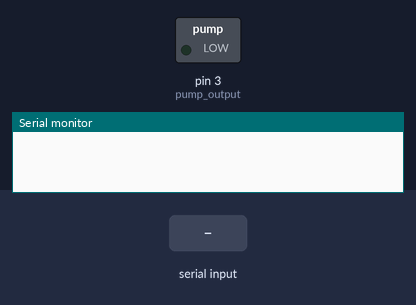
Recording of a sketch running on a simulated Arduino Uno, built with avr-gcc and run on an emulated ATmega328P. On the bench: switched loads named in the sketch (green lamp = pin HIGH), the last lines printed to the serial monitor. The test bench sets the inputs (shaded band).

Above: at 1.2 s.
1.3 s: "1" received over Serial
At 2.4 s:
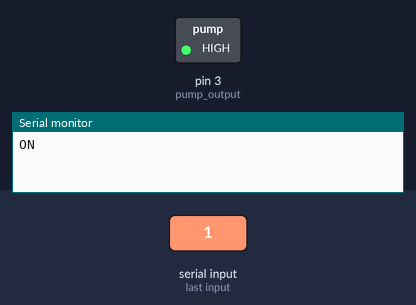
2.8 s: "0" received over Serial
At 3.5 s:
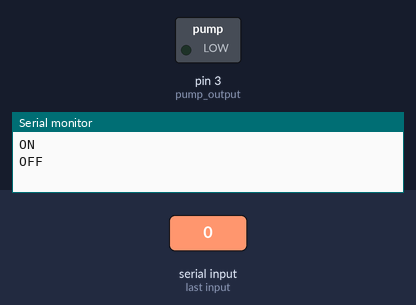
Timing chart, 0 to 5.8 s (numbered marks = the images above; inputs shaded):
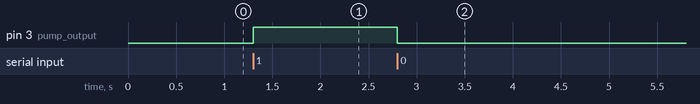

The sketch:

Air_Pump_Cotrol_test.ino
```cpp
//PWM制御(スイッチング用)のピン
const int pump_output = 3;

//Pythonからの入力(目標値)読み込み
int inputchar;

void setup() {
  pinMode(pump_output, OUTPUT);
  Serial.begin(9600);
  digitalWrite(pump_output, LOW);
}

void loop() {
  inputchar = Serial.read(); //シリアル通信で送信された値を読み取る
  //入力があった時
  if(inputchar!=-1){
    switch(inputchar){
      case '1':
        digitalWrite(pump_output, HIGH);
        Serial.println("ON");
        break;

      case '0':
        digitalWrite(pump_output, LOW);
        Serial.println("OFF");
        break;
    }
  }
}
```

Measured:
- after the input at 1.3 s, pin 3 (pump_output): LOW → HIGH at once
- after the input at 2.8 s, pin 3 (pump_output): HIGH → LOW at once
